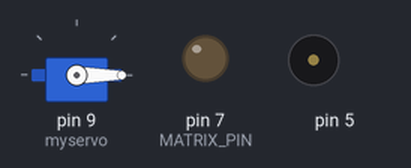
Simulated run of this sketch. Board: Arduino Uno, built with avr-gcc and run on an emulated ATmega328P. On the bench: servo, output pins drawn as LEDs (lit = HIGH), buzzer (waves = sounding). The local clock reads 2024-03-15 10:24:30 at power-on unless the sketch sets it; what the sketch prints to the serial monitor is not drawn.

Above: at 0.05 s.
Timing chart, 0 to 19.5 s (numbered marks = the images above):
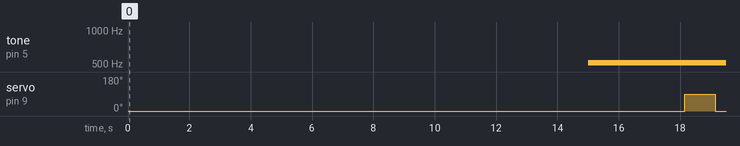

The sketch:

ServoFeeder_LED7_Buzzer.ino
```cpp
#include <RTClib.h>
#include <Wire.h>
#include <TimeLib.h>
#include <TimeAlarms.h>
#include <Adafruit_NeoPixel.h>
#include <Servo.h>

#define MATRIX_PIN 7
#define LED_COUNT 7

Adafruit_NeoPixel matrix = Adafruit_NeoPixel(LED_COUNT, MATRIX_PIN, NEO_GRB + NEO_KHZ800);

Servo myservo;
int pos = 0;


int R = 210;
int G = 255;
int B = 0;

RTC_DS3231 rtc;
char t[32];

void setup()
{
  myservo.attach(9);
  myservo.write(0);
  pinMode(MATRIX_PIN, OUTPUT);
  Serial.begin(9600);
  Wire.begin();
  rtc.begin();
  rtc.adjust(DateTime(F(__DATE__),F(__TIME__)));
  //rtc.adjust(DateTime(2019, 1, 21, 5, 0, 0));

  DateTime now = rtc.now();
  setTime(now.hour(), now.minute(), now.second(), now.day(), now.month(), now.year()); // set time to Saturday 8:29:00am Jan 1 2011
  Alarm.timerRepeat(15, Repeats);
  Alarm.alarmRepeat(8,30,0, MorningAlarm);  // 8:30am every day
  Alarm.alarmRepeat(dowSaturday,8,30,30,WeeklyAlarm);  // 8:30:30 every Saturday
}

void colorWipe(uint32_t c, uint8_t wait) {
  for (uint16_t i = 0; i < matrix.numPixels(); i++) {
    matrix.setPixelColor(i, c);
  }
  matrix.show();
  delay(wait);
}


void Repeats() {
  Serial.println("15 second timer");


  tone(5, 512, 5000);
  colorWipe(matrix.Color(R, G, B), 5000);
  delay(3000);
  colorWipe(matrix.Color(0, 0, 0), 1);
  openLid();
}

void MorningAlarm() {
  Serial.println("Alarm: - turn lights off");
}

void WeeklyAlarm() {
  Serial.println("Alarm: - its Monday Morning");
}

void openLid() {

  myservo.write(90);
  delay(1000);
  myservo.write(0);
  delay(10);
}

void loop()
{
  Alarm.delay(1000);
}
```

Measured:
- by itself, tone on pin 5: alternates 512 Hz for 5.0 s and silent for 10.0 s
- by itself, servo on pin 9 (myservo): alternates 90° for 1.0 s and 0° for 14.0 s
